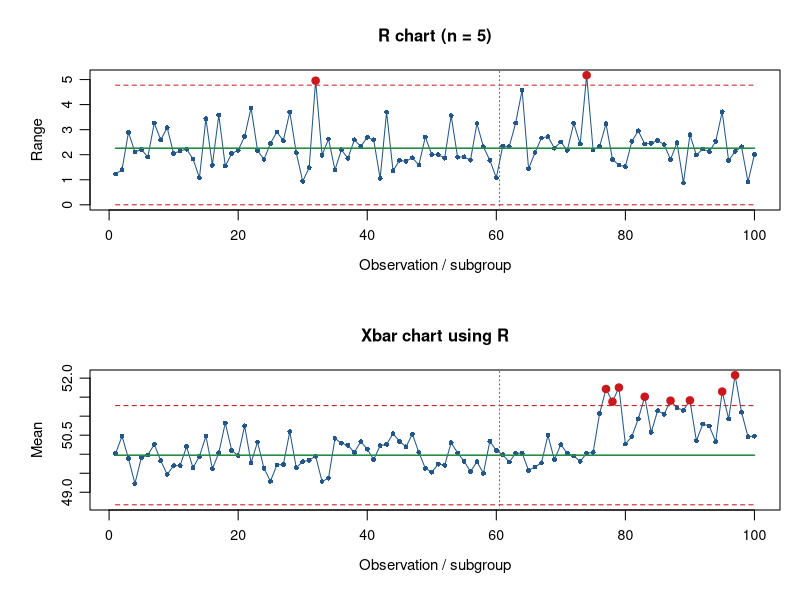
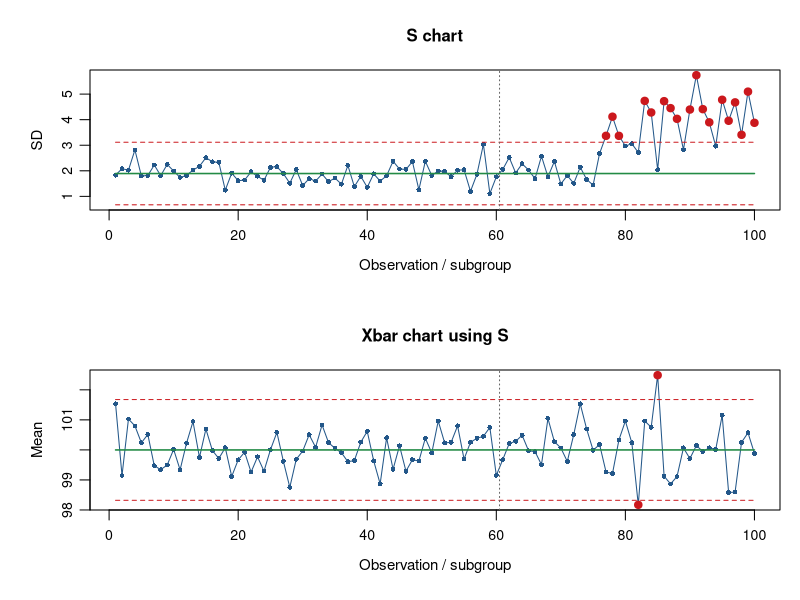
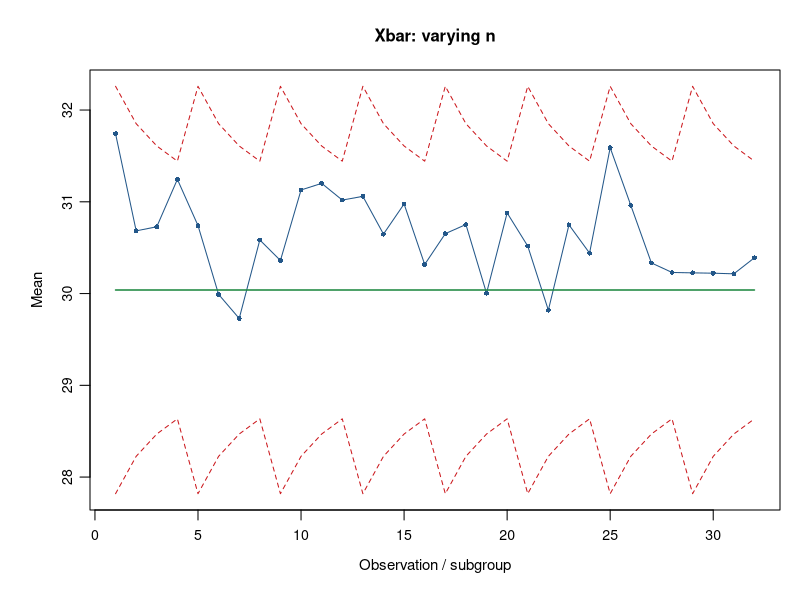
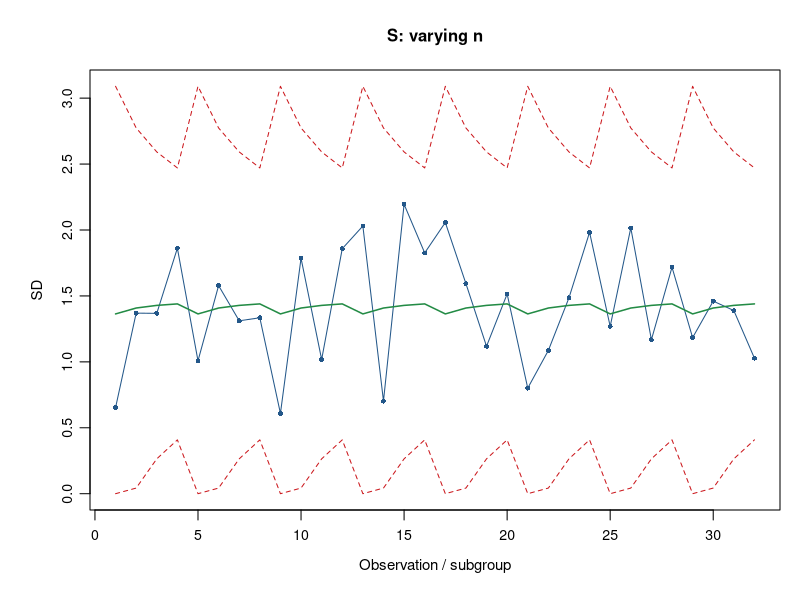
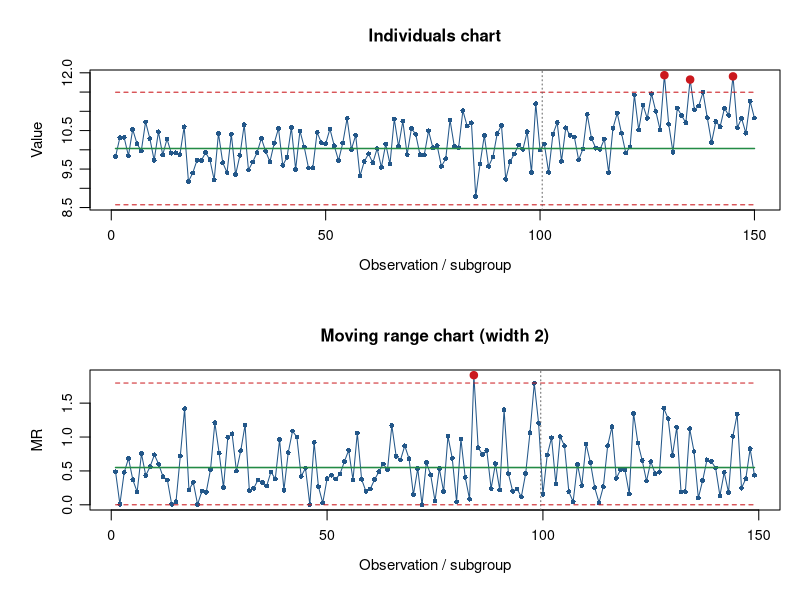
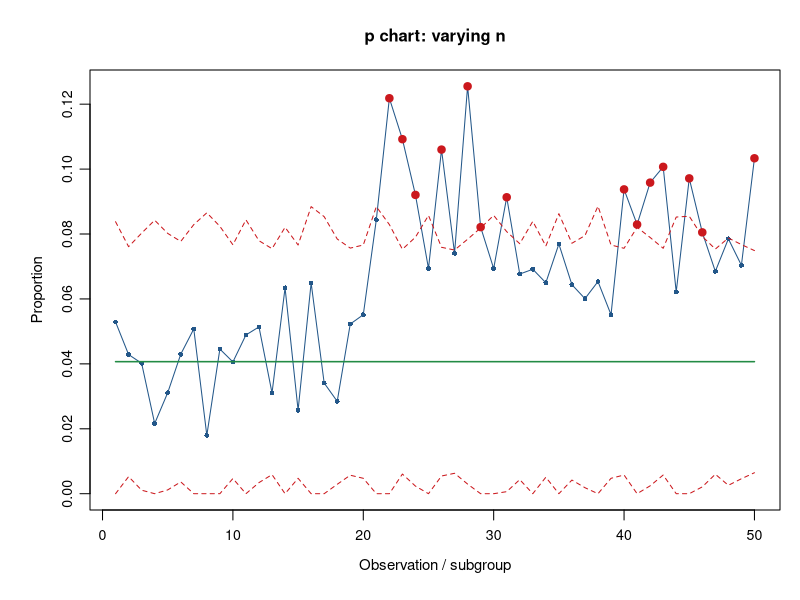
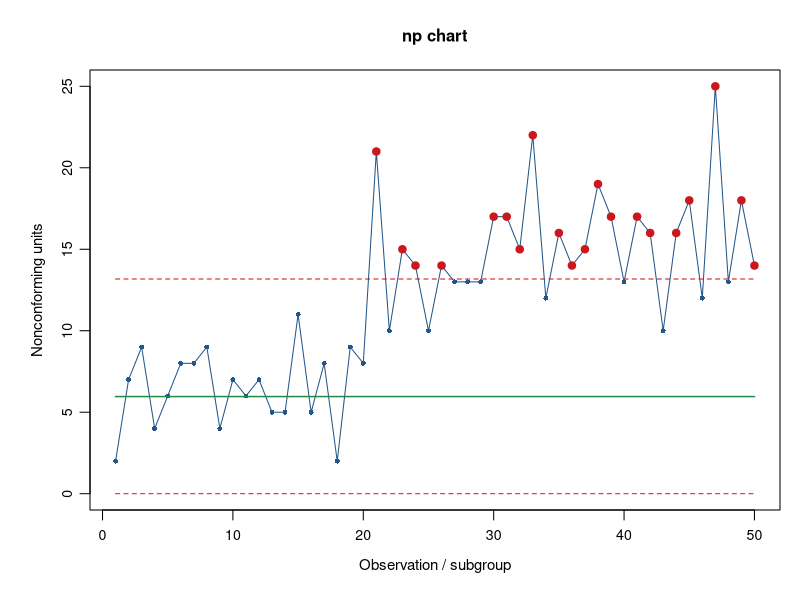
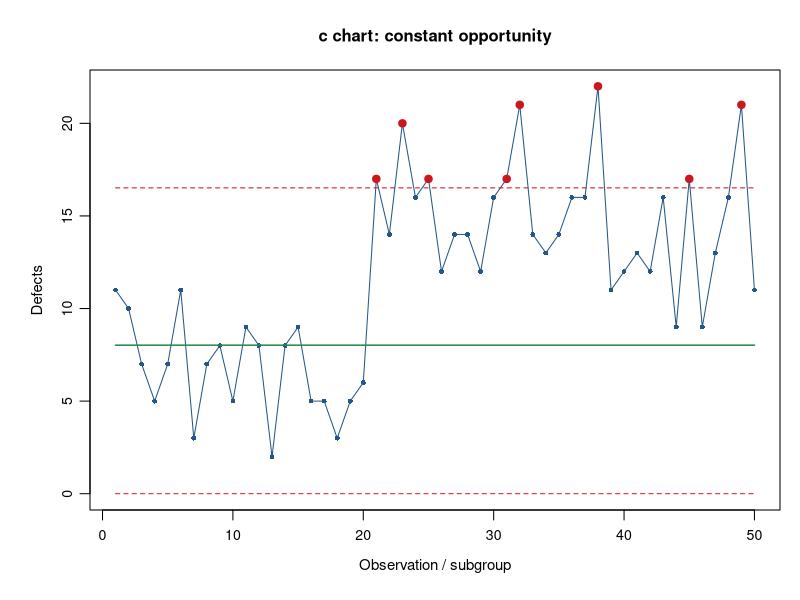

These charts were generated, in order, by the following R code:
## ---- chunk 1
#| label: setup
set.seed(20261116)
options(width = 95, digits = 4)
par(mar = c(4.5, 4.5, 3.5, 1), mgp = c(2.2, .7, 0))

# n >= 2；常態母體下 E(S) = c4(n) * sigma。
c4 <- function(n) {
  stopifnot(all(n >= 2))
  sqrt(2 / (n - 1)) * exp(lgamma(n / 2) - lgamma((n - 1) / 2))
}

# 回傳逐點統計量與超界旗標；CL 可為標量或向量。
spc_plot <- function(y, cl, lcl, ucl, title, ylab = "Statistic", phase = NULL) {
  N <- length(y)
  stopifnot(N > 0, length(cl) %in% c(1, N),
            length(lcl) %in% c(1, N), length(ucl) %in% c(1, N))
  cl <- rep_len(cl, N); lcl <- rep_len(lcl, N); ucl <- rep_len(ucl, N)
  stopifnot(all(is.finite(c(y, cl, lcl, ucl))), all(lcl <= ucl))
  signal <- y < lcl | y > ucl
  t <- seq_len(N)
  plot(t, y, type = "o", pch = 16, cex = .65,
       col = "#235789", ylim = range(c(y, cl, lcl, ucl)),
       main = title, xlab = "Observation / subgroup", ylab = ylab,
       mgp = c(2.2, .7, 0), cex.lab = .9, cex.axis = .85, cex.main = 1)
  lines(t, cl, col = "#238b45", lwd = 1.5)
  lines(t, lcl, col = "#cb181d", lty = 2)
  lines(t, ucl, col = "#cb181d", lty = 2)
  if (!is.null(phase)) abline(v = phase + .5, lty = 3, col = "gray40")
  points(t[signal], y[signal], pch = 19, col = "#cb181d", cex = 1)
  invisible(data.frame(index = t, value = y, CL = cl, LCL = lcl,
                       UCL = ucl, signal = signal))
}

report <- function(tab, baseline = 0L) {
  ii <- which(tab$signal & tab$index > baseline)
  data.frame(first_monitoring_signal = if (length(ii)) ii[1] - baseline else NA_integer_,
             monitoring_signal_count = length(ii))
}
## ---- chunk 2
#| label: xbar-r
#| fig-height: 6.5
set.seed(101)
n <- 5; m <- 60; M <- 40
base_R <- matrix(rnorm(m * n, 50, 1), nrow = m, byrow = TRUE)
new_R <- matrix(rnorm(M * n, 0, 1), nrow = M, byrow = TRUE)
new_R <- sweep(new_R, 1, c(rep(50, 15), rep(51.2, 25)), "+")
all_R <- rbind(base_R, new_R)
xb <- rowMeans(all_R)
rr <- apply(all_R, 1, function(v) diff(range(v)))
mu_R <- mean(rowMeans(base_R)); rb <- mean(rr[seq_len(m)])
oldpar <- par(mfrow = c(2, 1), mar = c(4.5, 4.5, 3.5, 1))
tab_R <- spc_plot(rr, rb, 0, 2.114 * rb, "R chart (n = 5)", "Range", m)
tab_xR <- spc_plot(xb, mu_R, mu_R - .577 * rb, mu_R + .577 * rb,
                   "Xbar chart using R", "Mean", m)
par(oldpar)
rbind(R = report(tab_R, m), Xbar = report(tab_xR, m))
## ---- chunk 3
#| label: xbar-s
#| fig-height: 6.5
set.seed(102)
nS <- 12; mS <- 60; MS <- 40
base_S <- matrix(rnorm(mS * nS, 100, 2), nrow = mS, byrow = TRUE)
new_S <- matrix(rnorm(MS * nS), nrow = MS, byrow = TRUE)
new_S <- 100 + sweep(new_S, 1, c(rep(2, 15), rep(4, 25)), "*")
all_S <- rbind(base_S, new_S)
ss <- apply(all_S, 1, sd); xs <- rowMeans(all_S)
sb <- mean(apply(base_S, 1, sd)); mu_S <- mean(base_S)
c4S <- c4(nS); A3 <- 3 / (c4S * sqrt(nS))
B3 <- max(0, 1 - 3 * sqrt(1 - c4S^2) / c4S)
B4 <- 1 + 3 * sqrt(1 - c4S^2) / c4S
oldpar <- par(mfrow = c(2, 1), mar = c(4.5, 4.5, 3.5, 1))
tab_S <- spc_plot(ss, sb, B3 * sb, B4 * sb, "S chart", "SD", mS)
tab_xS <- spc_plot(xs, mu_S, mu_S - A3 * sb, mu_S + A3 * sb,
                   "Xbar chart using S", "Mean", mS)
par(oldpar)
rbind(S = report(tab_S, mS), Xbar = report(tab_xS, mS))
## ---- chunk 4
#| label: variable-subgroup
set.seed(103)
ni0 <- rep(c(4, 6, 8, 10), 20)
groups0 <- lapply(ni0, function(k) rnorm(k, 30, 1.5))
s0 <- vapply(groups0, sd, numeric(1))
df0 <- sum(ni0 - 1)
sp <- sqrt(sum((ni0 - 1) * s0^2) / df0)
sigma_v <- sp / c4(df0 + 1)
mu_v <- mean(unlist(groups0))
ni1 <- rep(c(4, 6, 8, 10), 8)
groups1 <- lapply(ni1, function(k) rnorm(k, 30.7, 1.5))
x1 <- vapply(groups1, mean, numeric(1))
s1 <- vapply(groups1, sd, numeric(1))
vx <- spc_plot(x1, mu_v, mu_v - 3 * sigma_v / sqrt(ni1),
               mu_v + 3 * sigma_v / sqrt(ni1), "Xbar: varying n", "Mean")
vs <- spc_plot(s1, c4(ni1) * sigma_v,
               pmax(0, c4(ni1) - 3 * sqrt(1 - c4(ni1)^2)) * sigma_v,
               (c4(ni1) + 3 * sqrt(1 - c4(ni1)^2)) * sigma_v,
               "S: varying n", "SD")
## ---- chunk 5
#| label: i-mr
#| fig-height: 6.5
set.seed(104)
mI <- 100
base_I <- rnorm(mI, 10, .5)
new_I <- c(rnorm(20, 10, .5), rnorm(30, 11, .5))
xx <- c(base_I, new_I)
mrbar <- mean(abs(diff(base_I)))
mu_I <- mean(base_I); sigma_I <- mrbar / 1.128
oldpar <- par(mfrow = c(2, 1), mar = c(4.5, 4.5, 3.5, 1))
tab_I <- spc_plot(xx, mu_I, mu_I - 3 * sigma_I, mu_I + 3 * sigma_I,
                  "Individuals chart", "Value", mI)
# MR 的第 1 個繪圖點對應原始第 2 筆，因此分界在 mI - 1。
tab_MR <- spc_plot(abs(diff(xx)), mrbar, 0, 3.267 * mrbar,
                   "Moving range chart (width 2)", "MR", mI - 1)
par(oldpar)
rbind(I = report(tab_I, mI), MR = report(tab_MR, mI - 1))
## ---- chunk 6
#| label: p-chart
set.seed(105)
n0p <- sample(150:300, 100, replace = TRUE)
d0p <- rbinom(length(n0p), n0p, .04)
p0 <- sum(d0p) / sum(n0p)
n1p <- sample(150:300, 50, replace = TRUE)
d1p <- rbinom(50, n1p, c(rep(.04, 20), rep(.09, 30)))
se_p <- sqrt(p0 * (1 - p0) / n1p)
tab_p <- spc_plot(d1p / n1p, p0, pmax(0, p0 - 3 * se_p),
                  pmin(1, p0 + 3 * se_p), "p chart: varying n", "Proportion")
report(tab_p)
head(data.frame(n = n1p, D = d1p, tab_p), 8)
## ---- chunk 7
#| label: np-chart
set.seed(106)
n_np <- 200
D0 <- rbinom(100, n_np, .03)
p_np <- sum(D0) / (length(D0) * n_np)
D1 <- rbinom(50, n_np, c(rep(.03, 20), rep(.08, 30)))
center_np <- n_np * p_np
sd_np <- sqrt(n_np * p_np * (1 - p_np))
tab_np <- spc_plot(D1, center_np, max(0, center_np - 3 * sd_np),
                   min(n_np, center_np + 3 * sd_np), "np chart", "Nonconforming units")
report(tab_np)
## ---- chunk 8
#| label: c-chart
set.seed(107)
C0 <- rpois(100, 8)
c0 <- mean(C0)
C1 <- rpois(50, c(rep(8, 20), rep(15, 30)))
tab_c <- spc_plot(C1, c0, max(0, c0 - 3 * sqrt(c0)), c0 + 3 * sqrt(c0),
                  "c chart: constant opportunity", "Defects")
report(tab_c)
## ---- chunk 9
#| label: u-chart
set.seed(108)
e0 <- runif(100, 5, 20) # 例如以 100 平方公尺為一個暴露單位
CU0 <- rpois(100, e0 * 1.2)
u0 <- sum(CU0) / sum(e0)
e1 <- runif(50, 5, 20)
CU1 <- rpois(50, e1 * c(rep(1.2, 20), rep(2.2, 30)))
se_u <- sqrt(u0 / e1)
tab_u <- spc_plot(CU1 / e1, u0, pmax(0, u0 - 3 * se_u), u0 + 3 * se_u,
                  "u chart: varying exposure", "Defects per exposure unit")
report(tab_u)
head(data.frame(exposure = e1, count = CU1, tab_u), 8)
## ---- chunk 10
#| label: exact-count-limits
alpha <- 2 * pnorm(-3)

# p：直接沿用前面的基準 p0 與監測資料。
L_D <- qbinom(alpha / 2, size = n1p, prob = p0)
U_D <- qbinom(1 - alpha / 2, size = n1p, prob = p0)
tab_p_exact <- spc_plot(d1p / n1p, p0, L_D / n1p, U_D / n1p,
                        "p chart: binomial quantile limits", "Proportion")

# u：每一期 Poisson 平均數是 exposure * u0。
L_C <- qpois(alpha / 2, lambda = e1 * u0)
U_C <- qpois(1 - alpha / 2, lambda = e1 * u0)
tab_u_exact <- spc_plot(CU1 / e1, u0, L_C / e1, U_C / e1,
                        "u chart: Poisson quantile limits", "Rate")
# np 使用固定 n 的 qbinom；c 使用固定 lambda 的 qpois，判定邏輯相同。
## ---- chunk 11
#| label: dispersion
stopifnot(p0 > 0, p0 < 1, u0 > 0)
phi_p <- sum((d0p - n0p * p0)^2 / (n0p * p0 * (1 - p0))) / (length(d0p) - 1)
phi_u <- sum((CU0 - e0 * u0)^2 / (e0 * u0)) / (length(CU0) - 1)
data.frame(model = c("Binomial", "Poisson"), Pearson_dispersion = c(phi_p, phi_u))
## ---- chunk 12
#| label: ewma
set.seed(109)
base_E <- rnorm(200, 0, 1)
mu_E <- mean(base_E)
sd_E <- sd(base_E) / c4(length(base_E))
yE <- c(rnorm(30, 0, 1), rnorm(70, .6, 1))
lambda <- .2; L <- 3
zE <- numeric(length(yE)); prev <- mu_E
for (i in seq_along(yE)) {
  zE[i] <- lambda * yE[i] + (1 - lambda) * prev
  prev <- zE[i]
}
tE <- seq_along(yE)
se_E <- sd_E * sqrt(lambda / (2 - lambda) * (1 - (1 - lambda)^(2 * tE)))
tab_E <- spc_plot(zE, mu_E, mu_E - L * se_E, mu_E + L * se_E,
                  "EWMA: time-dependent limits", "EWMA")
report(tab_E)
# 對照同一段資料的 Shewhart 個別值位置圖。
tab_EI <- spc_plot(yE, mu_E, mu_E - 3 * sd_E, mu_E + 3 * sd_E,
                   "Same data: Shewhart chart", "Value")
report(tab_EI)
## ---- chunk 13
#| label: cusum
#| fig-height: 6.5
set.seed(110)
base_CU <- rnorm(200)
mu_CU <- mean(base_CU)
sd_CU <- sd(base_CU) / c4(length(base_CU))
yCU <- c(rnorm(30), rnorm(70, 1))
w <- (yCU - mu_CU) / sd_CU
k <- .5; h <- 5
cp <- cm <- numeric(length(w)); pp <- pm <- 0
for (i in seq_along(w)) {
  cp[i] <- max(0, pp + w[i] - k)
  cm[i] <- max(0, pm - w[i] - k)
  pp <- cp[i]; pm <- cm[i]
}
oldpar <- par(mfrow = c(2, 1), mar = c(4.5, 4.5, 3.5, 1))
tab_cp <- spc_plot(cp, 0, 0, h, "Upper CUSUM", "C+")
tab_cm <- spc_plot(cm, 0, 0, h, "Lower CUSUM (nonnegative)", "C-")
par(oldpar)
sig_CU <- which(cp > h | cm > h)
data.frame(first_signal = if (length(sig_CU)) sig_CU[1] else NA_integer_)
## ---- chunk 14
#| label: residual-chart
#| fig-height: 6.5
set.seed(111)
Ntrain <- 250; Ncal <- 150; Nmon <- 100
# 前 400 點為固定參數 AR(1)；監測第 41 點起觀測層級增加 1.5。
xAR <- as.numeric(arima.sim(model = list(ar = .65),
                           n = Ntrain + Ncal + Nmon, sd = 1)) + 20
xAR[(Ntrain + Ncal + 41):length(xAR)] <-
  xAR[(Ntrain + Ncal + 41):length(xAR)] + 1.5
train <- xAR[seq_len(Ntrain)]
fit <- arima(train, order = c(1, 0, 0), include.mean = TRUE, method = "ML")
phi_hat <- unname(coef(fit)["ar1"])
mu_hat <- unname(coef(fit)["intercept"])
# 在 stats::arima 的平穩 AR(1) 中，intercept 是均值 mu，
# 不是回歸寫法 X_t = a + phi*X_(t-1) 中的 a。
idx_cal <- (Ntrain + 1):(Ntrain + Ncal)
idx_mon <- (Ntrain + Ncal + 1):length(xAR)
pred_one <- function(idx) mu_hat + phi_hat * (xAR[idx - 1] - mu_hat)
r_cal <- xAR[idx_cal] - pred_one(idx_cal)
r_mon <- xAR[idx_mon] - pred_one(idx_mon)
rc <- mean(r_cal); sr <- sd(r_cal) / c4(length(r_cal))
oldpar <- par(mfrow = c(2, 1), mar = c(4.5, 4.5, 3.5, 1))
acf(train, main = "Training data: autocorrelation")
acf(r_cal, main = "Calibration residuals: autocorrelation")
par(oldpar)
# 未拒絕虛無假設不代表已證明獨立；合併圖形及製程知識判斷。
print(Box.test(r_cal, lag = 15, type = "Ljung-Box", fitdf = 0))
print(shapiro.test(r_cal))
tab_res <- spc_plot(r_mon, rc, rc - 3 * sr, rc + 3 * sr,
                    "Fixed AR(1): monitoring residuals", "One-step residual")
report(tab_res)
plot(seq_along(idx_mon), pred_one(idx_mon), type = "l", col = "#235789",
     xlab = "Monitoring observation", ylab = "Prediction",
     main = "Fixed-model one-step predictions")
abline(v = 40.5, lty = 3)
## ---- chunk 15
#| label: estimation-uncertainty
set.seed(112)
conditional_arl <- function(m, B = 1500) {
  a <- replicate(B, {
    b <- rnorm(m)
    mu <- mean(b); sg <- sd(b) / c4(m)
    low <- mu - 3 * sg; high <- mu + 3 * sg
    pfalse <- pnorm(low) + pnorm(high, lower.tail = FALSE)
    1 / pfalse
  })
  data.frame(baseline_n = m, q10 = unname(quantile(a, .1)),
             median = median(a), q90 = unname(quantile(a, .9)), mean_ARL = mean(a))
}
do.call(rbind, lapply(c(25, 100, 500), conditional_arl))
## ---- chunk 16
#| label: arl-simulation
run_length <- function(chart = c("EWMA", "CUSUM"), delta = 0,
                       max_steps = 10000, lambda = .2, L = 3, k = .5, h = 5) {
  chart <- match.arg(chart)
  z <- cp <- cm <- 0
  for (t in seq_len(max_steps)) {
    y <- rnorm(1, delta, 1)
    if (chart == "EWMA") {
      z <- lambda * y + (1 - lambda) * z
      limit <- L * sqrt(lambda / (2 - lambda) * (1 - (1 - lambda)^(2 * t)))
      hit <- abs(z) > limit
    } else {
      cp <- max(0, cp + y - k); cm <- max(0, cm - y - k)
      hit <- cp > h || cm > h
    }
    if (hit) return(c(time = t, signaled = 1))
  }
  c(time = max_steps, signaled = 0)
}
mc_arl <- function(chart, delta, B = 400, ...) {
  a <- replicate(B, run_length(chart, delta, ...))
  tm <- a["time", ]; hit <- a["signaled", ]
  data.frame(chart = chart, shift = delta, replications = B,
             restricted_mean_RL = mean(tm),
             MCSE_restricted_mean = sd(tm) / sqrt(B),
             censor_fraction = mean(hit == 0))
}
set.seed(113)
rbind(mc_arl("EWMA", 0), mc_arl("CUSUM", 0),
      mc_arl("EWMA", 1), mc_arl("CUSUM", 1))
## ---- chunk 17
#| label: session-info
sessionInfo()
